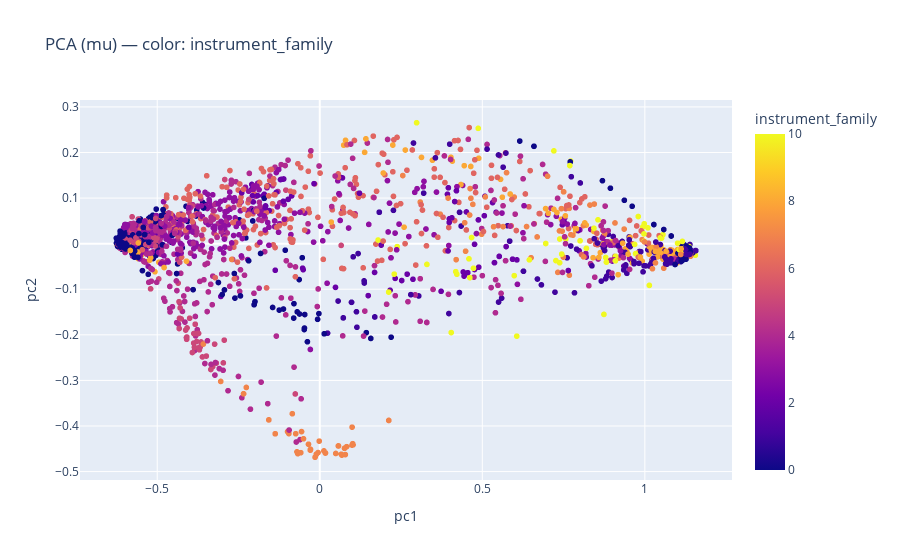
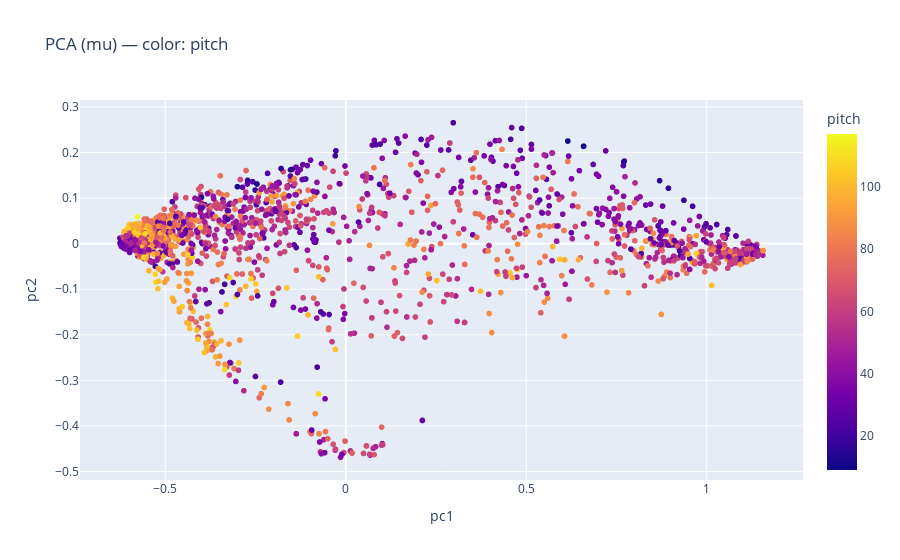

Notebook cell for these charts, in order:
### Code cell
import numpy as np
from sklearn.decomposition import PCA
import plotly.express as px

# --- PCA 2D ---
pca = PCA(n_components=2, random_state=SEED)
mu_pca = pca.fit_transform(mu_all)

print("Explained variance ratio:", pca.explained_variance_ratio_, 
      "| sum:", pca.explained_variance_ratio_.sum())

# DataFrame-like dict (pra plotly)
data = {
    "pc1": mu_pca[:, 0],
    "pc2": mu_pca[:, 1],
    "pitch": pitch_all.astype(int),
    "instrument_family": family_all.astype(int),
    "key": keys_all,
}

# --- Plot 1: color by instrument_family ---
fig1 = px.scatter(
    data,
    x="pc1",
    y="pc2",
    color="instrument_family",
    hover_data=["pitch", "key"],
    title="PCA (mu) — color: instrument_family",
)
fig1.show()

# --- Plot 2: color by pitch ---
fig2 = px.scatter(
    data,
    x="pc1",
    y="pc2",
    color="pitch",
    hover_data=["instrument_family", "key"],
    title="PCA (mu) — color: pitch",
)
fig2.show()

### Figure 1 — Plotly figure (JSON) as saved in the notebook; plotly's stock layout.template omitted (floating-point values rounded to 4 significant figures; data arrays with more than 128 entries replaced by an {"elided": "..."} marker saying what was removed)
{"data": [{"customdata": {"elided": "2000x2 mixed values"}, "hovertemplate": "pc1=%{x}<br>pc2=%{y}<br>pitch=%{customdata[0]}<br>key=%{customdata[1]}<br>instrument_family=%{marker.color}<extra></extra>", "legendgroup": "", "marker": {"color": {"elided": "2000 int values"}, "coloraxis": "coloraxis", "symbol": "circle"}, "mode": "markers", "name": "", "showlegend": false, "type": "scattergl", "x": {"elided": "2000 float values"}, "xaxis": "x", "y": {"elided": "2000 float values"}, "yaxis": "y"}], "layout": {"coloraxis": {"colorbar": {"title": {"text": "instrument_family"}}, "colorscale": [[0, "#0d0887"], [0.1111, "#46039f"], [0.2222, "#7201a8"], [0.3333, "#9c179e"], [0.4444, "#bd3786"], [0.5556, "#d8576b"], [0.6667, "#ed7953"], [0.7778, "#fb9f3a"], [0.8889, "#fdca26"], [1, "#f0f921"]]}, "legend": {"tracegroupgap": 0}, "title": {"text": "PCA (mu) — color: instrument_family"}, "xaxis": {"anchor": "y", "domain": [0, 1], "title": {"text": "pc1"}}, "yaxis": {"anchor": "x", "domain": [0, 1], "title": {"text": "pc2"}}}}

### Figure 2 — Plotly figure (JSON) as saved in the notebook; plotly's stock layout.template omitted (floating-point values rounded to 4 significant figures; data arrays with more than 128 entries replaced by an {"elided": "..."} marker saying what was removed)
{"data": [{"customdata": {"elided": "2000x2 mixed values"}, "hovertemplate": "pc1=%{x}<br>pc2=%{y}<br>instrument_family=%{customdata[0]}<br>key=%{customdata[1]}<br>pitch=%{marker.color}<extra></extra>", "legendgroup": "", "marker": {"color": {"elided": "2000 int values"}, "coloraxis": "coloraxis", "symbol": "circle"}, "mode": "markers", "name": "", "showlegend": false, "type": "scattergl", "x": {"elided": "2000 float values"}, "xaxis": "x", "y": {"elided": "2000 float values"}, "yaxis": "y"}], "layout": {"coloraxis": {"colorbar": {"title": {"text": "pitch"}}, "colorscale": [[0, "#0d0887"], [0.1111, "#46039f"], [0.2222, "#7201a8"], [0.3333, "#9c179e"], [0.4444, "#bd3786"], [0.5556, "#d8576b"], [0.6667, "#ed7953"], [0.7778, "#fb9f3a"], [0.8889, "#fdca26"], [1, "#f0f921"]]}, "legend": {"tracegroupgap": 0}, "title": {"text": "PCA (mu) — color: pitch"}, "xaxis": {"anchor": "y", "domain": [0, 1], "title": {"text": "pc1"}}, "yaxis": {"anchor": "x", "domain": [0, 1], "title": {"text": "pc2"}}}}
